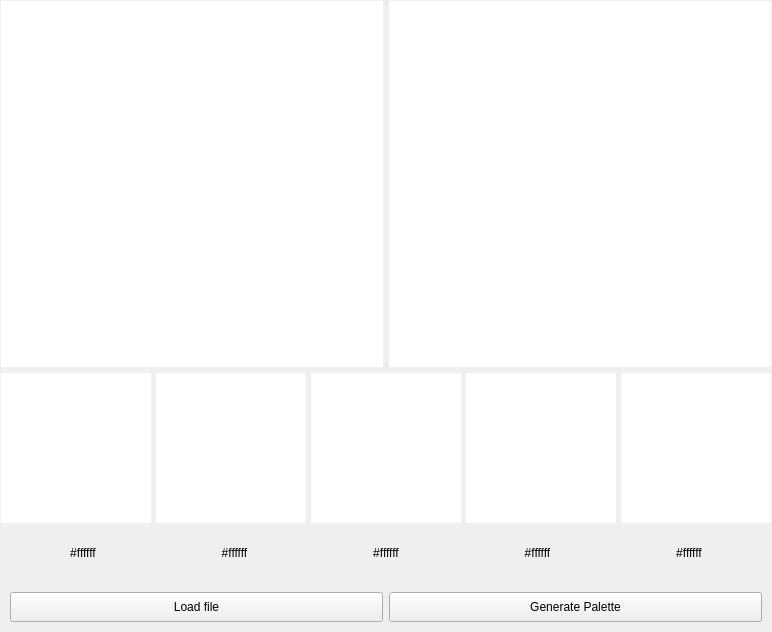
<?xml version="1.0" encoding="UTF-8"?>
<ui version="4.0">
 <class>Generator</class>
 <widget class="QMainWindow" name="Generator">
  <property name="geometry">
   <rect>
    <x>0</x>
    <y>0</y>
    <width>772</width>
    <height>632</height>
   </rect>
  </property>
  <property name="windowTitle">
   <string>MainWindow</string>
  </property>
  <widget class="QWidget" name="centralwidget">
   <layout class="QVBoxLayout" name="verticalLayout">
    <property name="leftMargin">
     <number>1</number>
    </property>
    <property name="topMargin">
     <number>1</number>
    </property>
    <property name="rightMargin">
     <number>1</number>
    </property>
    <property name="bottomMargin">
     <number>1</number>
    </property>
    <item>
     <widget class="QWidget" name="wdgImages" native="true">
      <layout class="QHBoxLayout" name="layImages">
       <property name="leftMargin">
        <number>0</number>
       </property>
       <property name="topMargin">
        <number>0</number>
       </property>
       <property name="rightMargin">
        <number>0</number>
       </property>
       <property name="bottomMargin">
        <number>0</number>
       </property>
       <item>
        <widget class="QLabel" name="lblImage">
         <property name="minimumSize">
          <size>
           <width>382</width>
           <height>366</height>
          </size>
         </property>
         <property name="styleSheet">
          <string notr="true">background-color: rgb(255, 255, 255);</string>
         </property>
         <property name="text">
          <string/>
         </property>
        </widget>
       </item>
       <item>
        <widget class="QLabel" name="lblClustered">
         <property name="minimumSize">
          <size>
           <width>382</width>
           <height>366</height>
          </size>
         </property>
         <property name="styleSheet">
          <string notr="true">background-color: rgb(255, 255, 255);</string>
         </property>
         <property name="text">
          <string/>
         </property>
        </widget>
       </item>
      </layout>
     </widget>
    </item>
    <item>
     <widget class="QWidget" name="wdgColors" native="true">
      <property name="sizePolicy">
       <sizepolicy hsizetype="Preferred" vsizetype="Maximum">
        <horstretch>0</horstretch>
        <verstretch>0</verstretch>
       </sizepolicy>
      </property>
      <layout class="QHBoxLayout" name="layColors">
       <property name="spacing">
        <number>5</number>
       </property>
       <property name="leftMargin">
        <number>0</number>
       </property>
       <property name="topMargin">
        <number>0</number>
       </property>
       <property name="rightMargin">
        <number>0</number>
       </property>
       <property name="bottomMargin">
        <number>0</number>
       </property>
       <item>
        <widget class="QLabel" name="lblColor1">
         <property name="sizePolicy">
          <sizepolicy hsizetype="Fixed" vsizetype="Fixed">
           <horstretch>0</horstretch>
           <verstretch>0</verstretch>
          </sizepolicy>
         </property>
         <property name="minimumSize">
          <size>
           <width>150</width>
           <height>150</height>
          </size>
         </property>
         <property name="maximumSize">
          <size>
           <width>150</width>
           <height>150</height>
          </size>
         </property>
         <property name="styleSheet">
          <string notr="true">background-color: rgb(255, 255, 255);</string>
         </property>
         <property name="text">
          <string/>
         </property>
        </widget>
       </item>
       <item>
        <widget class="QLabel" name="lblColor2">
         <property name="sizePolicy">
          <sizepolicy hsizetype="Fixed" vsizetype="Fixed">
           <horstretch>0</horstretch>
           <verstretch>0</verstretch>
          </sizepolicy>
         </property>
         <property name="minimumSize">
          <size>
           <width>150</width>
           <height>150</height>
          </size>
         </property>
         <property name="maximumSize">
          <size>
           <width>150</width>
           <height>150</height>
          </size>
         </property>
         <property name="styleSheet">
          <string notr="true">background-color: rgb(255, 255, 255);</string>
         </property>
         <property name="text">
          <string/>
         </property>
        </widget>
       </item>
       <item>
        <widget class="QLabel" name="lblColor3">
         <property name="sizePolicy">
          <sizepolicy hsizetype="Fixed" vsizetype="Fixed">
           <horstretch>0</horstretch>
           <verstretch>0</verstretch>
          </sizepolicy>
         </property>
         <property name="minimumSize">
          <size>
           <width>150</width>
           <height>150</height>
          </size>
         </property>
         <property name="maximumSize">
          <size>
           <width>150</width>
           <height>150</height>
          </size>
         </property>
         <property name="styleSheet">
          <string notr="true">background-color: rgb(255, 255, 255);</string>
         </property>
         <property name="text">
          <string/>
         </property>
        </widget>
       </item>
       <item>
        <widget class="QLabel" name="lblColor4">
         <property name="sizePolicy">
          <sizepolicy hsizetype="Fixed" vsizetype="Fixed">
           <horstretch>0</horstretch>
           <verstretch>0</verstretch>
          </sizepolicy>
         </property>
         <property name="minimumSize">
          <size>
           <width>150</width>
           <height>150</height>
          </size>
         </property>
         <property name="maximumSize">
          <size>
           <width>150</width>
           <height>150</height>
          </size>
         </property>
         <property name="styleSheet">
          <string notr="true">background-color: rgb(255, 255, 255);</string>
         </property>
         <property name="text">
          <string/>
         </property>
        </widget>
       </item>
       <item>
        <widget class="QLabel" name="lblColor5">
         <property name="sizePolicy">
          <sizepolicy hsizetype="Fixed" vsizetype="Fixed">
           <horstretch>0</horstretch>
           <verstretch>0</verstretch>
          </sizepolicy>
         </property>
         <property name="minimumSize">
          <size>
           <width>150</width>
           <height>150</height>
          </size>
         </property>
         <property name="maximumSize">
          <size>
           <width>150</width>
           <height>150</height>
          </size>
         </property>
         <property name="styleSheet">
          <string notr="true">background-color: rgb(255, 255, 255);</string>
         </property>
         <property name="text">
          <string/>
         </property>
        </widget>
       </item>
      </layout>
     </widget>
    </item>
    <item>
     <widget class="QWidget" name="wdgHexadecs" native="true">
      <property name="sizePolicy">
       <sizepolicy hsizetype="Preferred" vsizetype="Maximum">
        <horstretch>0</horstretch>
        <verstretch>0</verstretch>
       </sizepolicy>
      </property>
      <layout class="QHBoxLayout" name="layHexadecs">
       <item>
        <widget class="QLabel" name="lblColorHex1">
         <property name="sizePolicy">
          <sizepolicy hsizetype="Preferred" vsizetype="Fixed">
           <horstretch>0</horstretch>
           <verstretch>0</verstretch>
          </sizepolicy>
         </property>
         <property name="minimumSize">
          <size>
           <width>0</width>
           <height>30</height>
          </size>
         </property>
         <property name="maximumSize">
          <size>
           <width>16777215</width>
           <height>30</height>
          </size>
         </property>
         <property name="text">
          <string>#ffffff</string>
         </property>
         <property name="alignment">
          <set>Qt::AlignCenter</set>
         </property>
        </widget>
       </item>
       <item>
        <widget class="QLabel" name="lblColorHex2">
         <property name="sizePolicy">
          <sizepolicy hsizetype="Preferred" vsizetype="Fixed">
           <horstretch>0</horstretch>
           <verstretch>0</verstretch>
          </sizepolicy>
         </property>
         <property name="minimumSize">
          <size>
           <width>0</width>
           <height>30</height>
          </size>
         </property>
         <property name="maximumSize">
          <size>
           <width>16777215</width>
           <height>30</height>
          </size>
         </property>
         <property name="text">
          <string>#ffffff</string>
         </property>
         <property name="alignment">
          <set>Qt::AlignCenter</set>
         </property>
        </widget>
       </item>
       <item>
        <widget class="QLabel" name="lblColorHex3">
         <property name="sizePolicy">
          <sizepolicy hsizetype="Preferred" vsizetype="Fixed">
           <horstretch>0</horstretch>
           <verstretch>0</verstretch>
          </sizepolicy>
         </property>
         <property name="minimumSize">
          <size>
           <width>0</width>
           <height>30</height>
          </size>
         </property>
         <property name="maximumSize">
          <size>
           <width>16777215</width>
           <height>30</height>
          </size>
         </property>
         <property name="text">
          <string>#ffffff</string>
         </property>
         <property name="alignment">
          <set>Qt::AlignCenter</set>
         </property>
        </widget>
       </item>
       <item>
        <widget class="QLabel" name="lblColorHex4">
         <property name="sizePolicy">
          <sizepolicy hsizetype="Preferred" vsizetype="Fixed">
           <horstretch>0</horstretch>
           <verstretch>0</verstretch>
          </sizepolicy>
         </property>
         <property name="minimumSize">
          <size>
           <width>0</width>
           <height>30</height>
          </size>
         </property>
         <property name="maximumSize">
          <size>
           <width>16777215</width>
           <height>30</height>
          </size>
         </property>
         <property name="text">
          <string>#ffffff</string>
         </property>
         <property name="alignment">
          <set>Qt::AlignCenter</set>
         </property>
        </widget>
       </item>
       <item>
        <widget class="QLabel" name="lblColorHex5">
         <property name="sizePolicy">
          <sizepolicy hsizetype="Preferred" vsizetype="Fixed">
           <horstretch>0</horstretch>
           <verstretch>0</verstretch>
          </sizepolicy>
         </property>
         <property name="minimumSize">
          <size>
           <width>0</width>
           <height>30</height>
          </size>
         </property>
         <property name="maximumSize">
          <size>
           <width>16777215</width>
           <height>30</height>
          </size>
         </property>
         <property name="text">
          <string>#ffffff</string>
         </property>
         <property name="alignment">
          <set>Qt::AlignCenter</set>
         </property>
        </widget>
       </item>
      </layout>
     </widget>
    </item>
    <item>
     <widget class="QWidget" name="wdgButtons" native="true">
      <property name="sizePolicy">
       <sizepolicy hsizetype="Preferred" vsizetype="Maximum">
        <horstretch>0</horstretch>
        <verstretch>0</verstretch>
       </sizepolicy>
      </property>
      <layout class="QHBoxLayout" name="layButtons">
       <item>
        <widget class="QPushButton" name="btnLoad">
         <property name="minimumSize">
          <size>
           <width>0</width>
           <height>30</height>
          </size>
         </property>
         <property name="maximumSize">
          <size>
           <width>16777215</width>
           <height>30</height>
          </size>
         </property>
         <property name="text">
          <string>Load file</string>
         </property>
        </widget>
       </item>
       <item>
        <widget class="QPushButton" name="btnGenerate">
         <property name="minimumSize">
          <size>
           <width>0</width>
           <height>30</height>
          </size>
         </property>
         <property name="maximumSize">
          <size>
           <width>16777215</width>
           <height>30</height>
          </size>
         </property>
         <property name="text">
          <string>Generate Palette</string>
         </property>
        </widget>
       </item>
      </layout>
     </widget>
    </item>
   </layout>
  </widget>
 </widget>
 <resources/>
 <connections/>
</ui>
